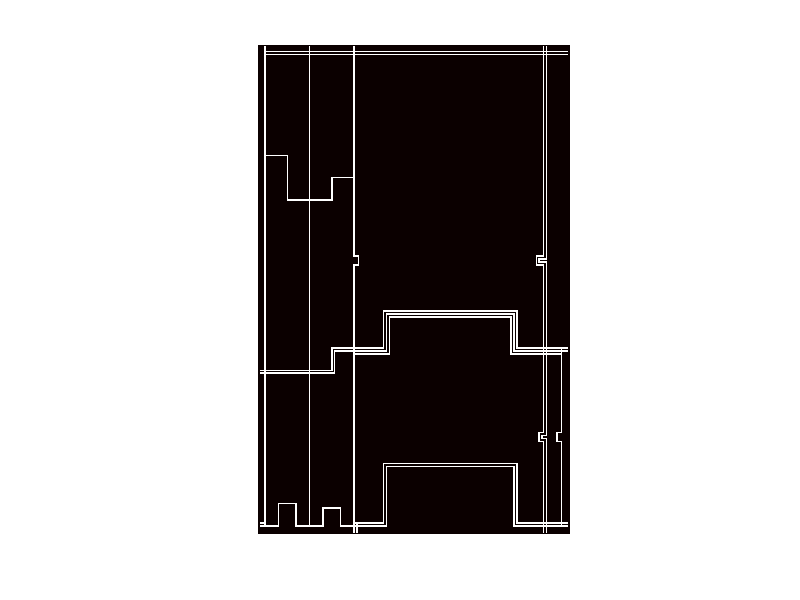

Recreate this plot in MATLAB.
%map
clc
clear all
close all
pointn=1;
width=210;
height=330;
A=-1*ones(height,width);

%v(1.1)
A(1:325,5)=1;
%v(2.1)
A(1:325,35)=1;
%v(3.1)
%A(5:327,65)=1;
A(1:143,65)=1;
A(149:330,65)=1;

A(143:149,68)=1;

A(143,65:68)=1;
A(149,65:68)=1;
%v(3.2)
A(323:330,67)=1;
%v(4.1)
%A(1:330,195)=1;
A(1:145,195)=1;

A(145:147,190)=1;

A(145,190:195)=1;
A(147,190:195)=1;

A(147:264,195)=1;
A(266:330,195)=1;

A(264:266,192)=1;

A(264,192:195)=1;
A(266,192:195)=1;
%v(4.2)
%A(1:330,193)=1;
A(1:143,193)=1;

A(143:149,188)=1;

A(143,188:193)=1;
A(149,188:193)=1;

A(149:262,193)=1;
A(268:330,193)=1;

A(262:268,190)=1;

A(262,190:193)=1;
A(268,190:193)=1;
%v(5.1)
%A(205:327,205)=1;
A(205:262,205)=1;
A(268:325,205)=1;

A(262:268,202)=1;

A(262,202:205)=1;
A(268,202:205)=1;
%O(1.1)
A(5,5:209)=1;
%O(1.2)
A(7,5:209)=1;
%O(2.1)
%A(205,65:205)=1;
A(205,65:85)=1;
A(205,175:209)=1;

A(180:205,85)=1;
A(180:205,175)=1;

A(180,85:175)=1;
%O(2.2)
%A(207,65:205)=1;
A(207,65:87)=1;
A(207,173:209)=1;

A(182:207,87)=1;
A(182:207,173)=1;

A(182,87:173)=1;
%O(2.3)
%A(209,65:205)=1;
A(209,65:89)=1;
A(209,171:205)=1;

A(184:209,89)=1;
A(184:209,171)=1;

A(184,89:171)=1;
%O(3.1)
%A(325,65:205)=1;
A(323,1:5)=1;
A(323,65:85)=1;
A(323,175:209)=1;

A(283:323,85)=1;
A(283:323,175)=1;

A(283,85:175)=1;

A(325,1:14)=1;
A(310,14:26)=1;
A(325,26:35)=1;
A(310:325,14)=1;
A(310:325,26)=1;

A(325,35:44)=1;
A(313,44:56)=1;
A(325,56:65)=1;
A(313:325,44)=1;
A(313:325,56)=1;
%O(3.2)
%A(327,65:205)=1;
A(325,65:87)=1;
A(325,173:209)=1;

A(285:325,87)=1;
A(285:325,173)=1;

A(285,87:173)=1;
%R(1)
A(75,5:20)=1;
A(75:105,20)=1;
A(105,20:35)=1;
%R(2.1)
A(220,1:35)=1;
A(220,35:50)=1;
A(205:220,50)=1;
A(205,50:65)=1;
%R(2.2)
A(222,1:37)=1;
A(222,37:52)=1;
A(207:222,52)=1;
A(207,52:65)=1;
%R(3)
A(105,35:50)=1;
A(90:105,50)=1;
A(90,50:65)=1;
%Border:
A(:,1)=-1;
A(:,210)=-1;
A(1,:)=-1;
A(330,:)=-1;

imshow(A,'InitialMagnification','fit','colormap',hot)